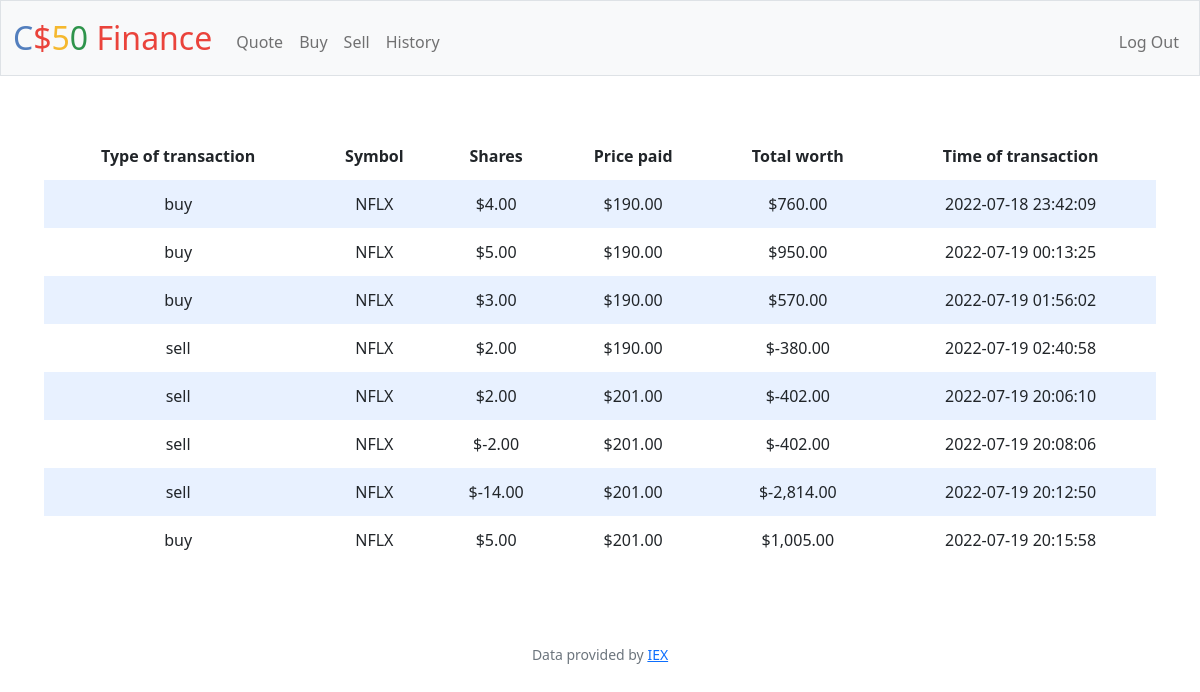
The app's page /history (signed in) with its own data.
### tables this page shows
CREATE TABLE historic (
purchase_id INTEGER PRIMARY KEY AUTOINCREMENT NOT NULL,
    client_id INTEGER NOT NULL,
type INTEGER NOT NULL,
    symbol TEXT NOT NULL,
    Price INTEGER NOT NULL,
    shares INTEGER NOT NULL,
    total INTEGER NOT NULL,
    timeOftransaction date NOT NULL DEFAULT CURRENT_TIMESTAMP, latest_price int, total_worth int, difference int, averange_price int, percentage int,
    FOREIGN KEY(client_id) REFERENCES users(id)
);

### app.py (the view)
@app.route("/history")
@login_required
def history():
    table = db.execute("SELECT type, symbol, Price, shares, total, timeOftransaction FROM historic WHERE client_id = ?" , session["user_id"])
    return render_template("history.html", table=table)

### app.py (called while the page is built)
@app.after_request
def after_request(response):
    response.headers["Cache-Control"] = "no-cache, no-store, must-revalidate"
    response.headers["Expires"] = 0
    response.headers["Pragma"] = "no-cache"
    return response

### helpers.py (called while the page is built)
def login_required(f):
    @wraps(f)
    def decorated_function(*args, **kwargs):
        if session.get("user_id") is None:
            return redirect("/login")
        return f(*args, **kwargs)
    return decorated_function

def usd(value):
    return f"${value:,.2f}"

### templates/history.html (shortened to what this page needs)
{% extends "layout.html" %}
{% block main %}
<div class="section">
        <table>
        <thead>
            <tr>
                <th>Type of transaction</th>
                <th>Symbol</th>
                <th>Shares</th>
                <th>Price paid</th>
                <th>Total worth</th>
                <th>Time of transaction</th>
            </tr>
        </thead>
        <tbody>
            {% for table in table %}
            <tr>
                <td>{{ table.type }}</td>
                <td>{{ table.symbol }}</td>
                <td>{{ table.shares | usd }}</td>
                <td>{{ table.Price | usd }}</td>
                <td>{{ table.total | usd }}</td>
                <td>{{ table.timeOftransaction }}</td>
            </tr>
            {% endfor %}
</table>
</div>
{% endblock %}

### templates/layout.html (shortened to what this page needs)
<!DOCTYPE html>
<html lang="en">
    <head>
        <link href="https://cdn.jsdelivr.net/npm/bootstrap@5.1.3/dist/css/bootstrap.min.css" rel="stylesheet">
        <link href="/static/styles.css" rel="stylesheet">
    </head>
    <body>
        <nav class="bg-light border navbar navbar-expand-md navbar-light">
            <div class="container-fluid">
                <a class="navbar-brand" href="/"><span class="blue">C</span><span class="red">$</span><span class="yellow">5</span><span class="green">0</span> <span class="red">Finance</span></a>
                <div class="collapse navbar-collapse" id="navbar">
                    {% if session["user_id"] %}
                        <ul class="navbar-nav me-auto mt-2">
                            <li class="nav-item"><a class="nav-link" href="/quote">Quote</a></li>
                            <li class="nav-item"><a class="nav-link" href="/buy">Buy</a></li>
                            <li class="nav-item"><a class="nav-link" href="/sell">Sell</a></li>
                            <li class="nav-item"><a class="nav-link" href="/history">History</a></li>
                        </ul>
                        <ul class="navbar-nav ms-auto mt-2">
                            <li class="nav-item"><a class="nav-link" href="/logout">Log Out</a></li>
                        </ul>
                    {% else %}
                        <ul class="navbar-nav ms-auto mt-2">
                            <li class="nav-item"><a class="nav-link" href="/register">Register</a></li>
                            <li class="nav-item"><a class="nav-link" href="/login">Log In</a></li>
                        </ul>
                    {% endif %}
                </div>
            </div>
        </nav>
        <main class="container-fluid py-5 text-center">
            {% block main %}{% endblock %}
        </main>
        <footer class="mb-5 small text-center text-muted">
            Data provided by <a href="https://iexcloud.io/">IEX</a>
        </footer>
    </body>
</html>

### static/styles.css (style rules this page uses)
nav .navbar-brand { font-size: xx-large; }
nav .navbar-brand .blue { color: #537fbe; }
nav .navbar-brand .red { color: #ea433b; }
nav .navbar-brand .yellow { color: #f5b82e; }
nav .navbar-brand .green { color: #2e944b; }
.section { padding-bottom: 1rem; padding-left: 2rem; padding-right: 2rem; padding-top: 0.5rem; }
table { background-color: transparent; margin-bottom: 1rem; width: 100%; }
table th, table td { padding: 0.75rem; vertical-align: middle; }
tbody tr:nth-of-type(odd) { background-color: rgb(179, 208, 255, 0.3) }

### records on screen
historic: type "buy", symbol "NFLX", shares "$4.00", Price "$190.00", total "$760.00", timeOftransaction "2022-07-18 23:42:09"
historic: type "buy", symbol "NFLX", shares "$5.00", Price "$190.00", total "$950.00", timeOftransaction "2022-07-19 00:13:25"
historic: type "buy", symbol "NFLX", shares "$3.00", Price "$190.00", total "$570.00", timeOftransaction "2022-07-19 01:56:02"
historic: type "sell", symbol "NFLX", shares "$2.00", Price "$190.00", total "$-380.00", timeOftransaction "2022-07-19 02:40:58"
historic: type "sell", symbol "NFLX", shares "$2.00", Price "$201.00", total "$-402.00", timeOftransaction "2022-07-19 20:06:10"
historic: type "sell", symbol "NFLX", shares "$-2.00", Price "$201.00", total "$-402.00", timeOftransaction "2022-07-19 20:08:06"
historic: type "sell", symbol "NFLX", shares "$-14.00", Price "$201.00", total "$-2,814.00", timeOftransaction "2022-07-19 20:12:50"
historic: type "buy", symbol "NFLX", shares "$5.00", Price "$201.00", total "$1,005.00", timeOftransaction "2022-07-19 20:15:58"
